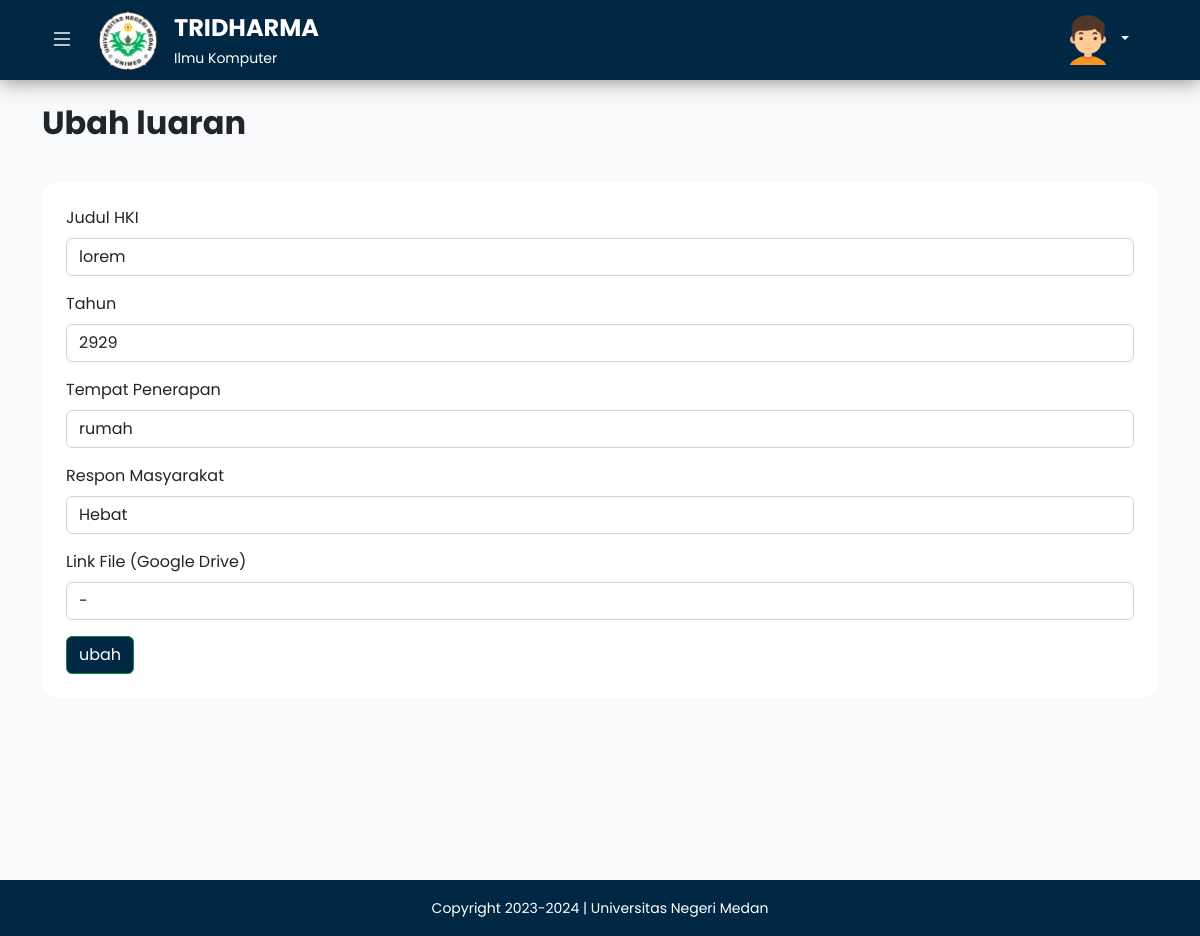
Screenshot of /admin/hki_ubah.php?id_hki=4 (signed in) with the database file from the repository.
### tables this page shows
CREATE TABLE `tb_hki` (
  `id_hki` int NOT NULL,
  `judul_hki` varchar(255) DEFAULT NULL,
  `tahun` int DEFAULT NULL,
  `tempat_penerapan` varchar(50) DEFAULT NULL,
  `respon_masyarakat` varchar(255) DEFAULT NULL,
  `link_file` varchar(255) DEFAULT NULL,
  `id_dosen` int NOT NULL
);

### config/functions/functionHki.php (called while the page is built, shortened)
<?php
include('../config/conn.php');
function query($query)
{
    global $conn;
    $result = mysqli_query($conn, $query);
    $rows = [];
    while ($row = mysqli_fetch_assoc($result)) {
        $rows[] =  $row;
    }
    return $rows;
}

### admin/hki_ubah.php (the view, shortened to what this page needs)
<?php
include('../config/functions/functionHki.php');
$id = $_GET['id_hki'];
$dataHki = query("SELECT * FROM tb_hki WHERE id_hki = $id")[0];
?>
<!DOCTYPE html>
<html lang="en">
  <head>
    <?php include ('../app/layouts/layout_admin/link_admin.php'); ?>
  </head>
  <body>
    <div class="wrapper-content">
      <?php include ('../app/layouts/layout_admin/navbar_admin.php'); ?>
      <main>
        <div class="main-wrapper d-flex">
          <section class="main-content w-100 bg-light">
            <div class="container py-3">
              <div
                class="row welcome py-2 mb-4 rounded-4 justify-content-center"
              >
                <div class="col-11 col-lg-12 welcome-text">
                  <h2 class="fw-bold">Ubah luaran</h2>
                </div>
              </div>
              <div class="row profile-dosen justify-content-center">
                <div class="col-lg-12">
                  <div class="profile-wrapper">
                    <div class="wrapper-body rounded-4 p-4">
                      <div class="row ubah-luaran">
                        <div class="form-ubah">
                          <form action="" method="POST">
                            <div class="row justify-content-center">
                              <div class="col-lg-12">
                                <div class="mb-3">
                                  <label for="judul_hki" class="form-label"
                                    >Judul HKI</label
                                  >
                                  <input
                                    type="text"
                                    class="form-control"
                                    id="judul_hki"
                                    name="judul_hki"
                                    value="<?= $dataHki['judul_hki']; ?>"
                                    required
                                  />
                                </div>
                                <div class="mb-3">
                                  <label for="tahun" class="form-label"
                                    >Tahun</label
                                  >
                                  <input
                                    type="text"
                                    class="form-control"
                                    id="tahun"
                                    name="tahun"
                                    value="<?= $dataHki['tahun']; ?>"
                                    required
                                  />
                                </div>
                                <div class="mb-3">
                                  <label for="tempat_penerapan" class="form-label"
                                    >Tempat Penerapan</label
                                  >
                                  <input
                                    type="text"
                                    class="form-control"
                                    id="tempat_penerapan"
                                    name="tempat_penerapan"
                                    value="<?= $dataHki['tempat_penerapan']; ?>"
                                    required
                                  />
                                </div>
                                <div class="mb-3">
                                  <label for="respon_masyarakat" class="form-label"
                                    >Respon Masyarakat</label
                                  >
                                  <input
                                    type="text"
                                    class="form-control"
                                    id="respon_masyarakat"
                                    name="respon_masyarakat"
                                    value="<?= $dataHki['respon_masyarakat']; ?>"
                                    required
                                  />
                                </div>
                                <div class="mb-3">
                                  <label for="link_file" class="form-label"
                                    >Link File (Google Drive)</label
                                  >
                                  <input
                                    type="text"
                                    class="form-control"
                                    id="link_file"
                                    name="link_file"
                                    value="<?= $dataHki['link_file']; ?>"
                                    required
                                  />
                                </div>
                              </div>
                              <div class="">
                                  <button
                                    type="submit"
                                    name="submit"
                                    class="btn btn-blue btn-outline-success"
                                  >
                                    ubah
                                  </button>
                                </div>
                            </div>
                          </form>
                        </div>
                      </div>
                    </div>
                  </div>
                </div>
              </div>
            </div>
          </section>
        </div>
      </main>
      <?php include ('../app/layouts/layout_admin/footer_admin.php'); ?>
    </div>
  </body>
</html>

### app/assets/css/style.css (style rules this page uses)
.btn-blue { background-color: #002743; color: white; }
* { margin: 0; padding: 0; box-sizing: border-box; font-family: "Poppins", sans-serif; }
.main-wrapper { position: relative; }
.main-wrapper .main-content { min-height: 100vh; }
.profile-dosen .profile-wrapper .wrapper-body { background-color: white; }
.profile-dosen .profile-wrapper .wrapper-body { background-color: #fff; }

### rows the page displays
tb_hki: judul_hki "lorem", tahun "2929", tempat_penerapan "rumah", respon_masyarakat "Hebat", link_file "-"
